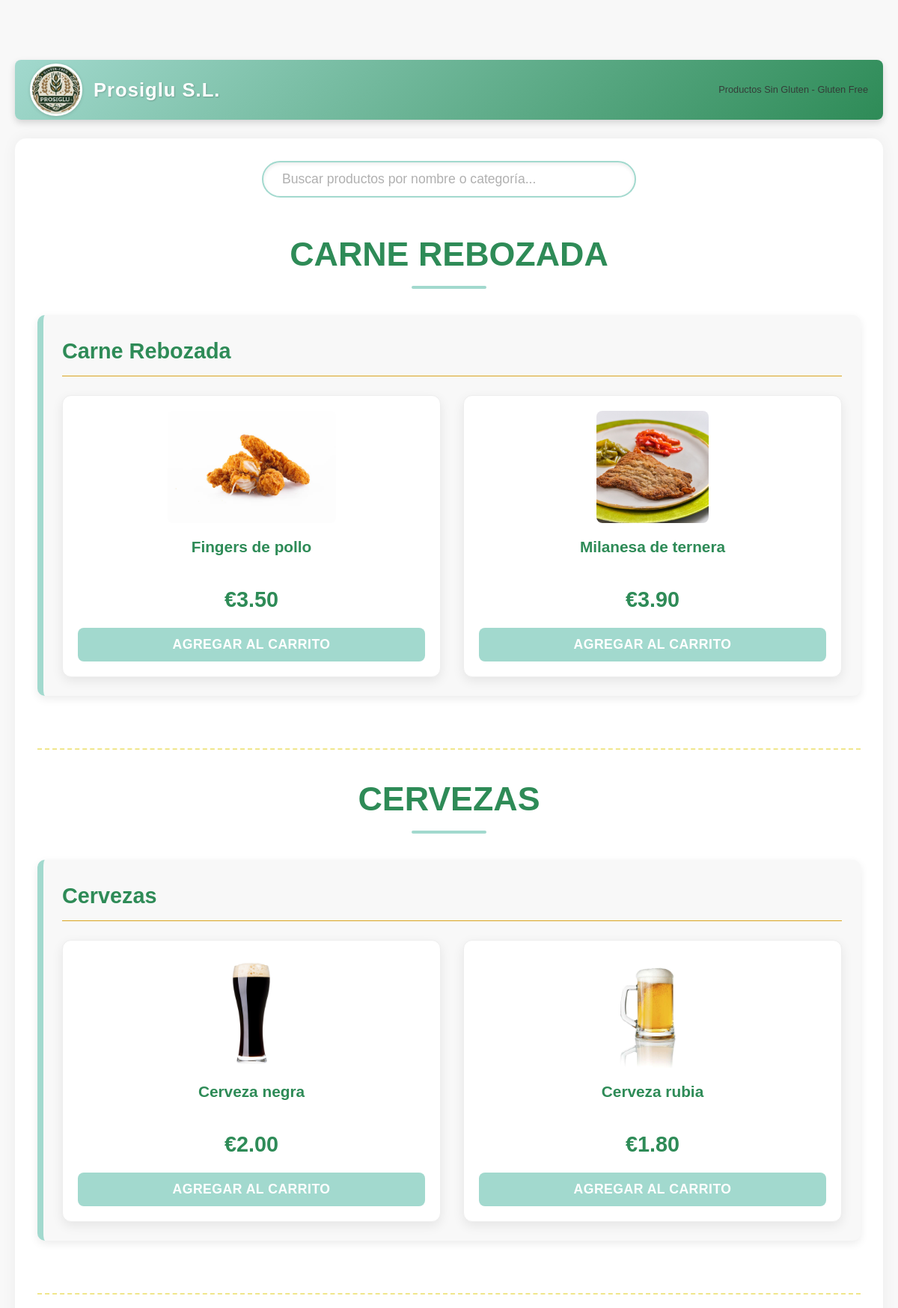
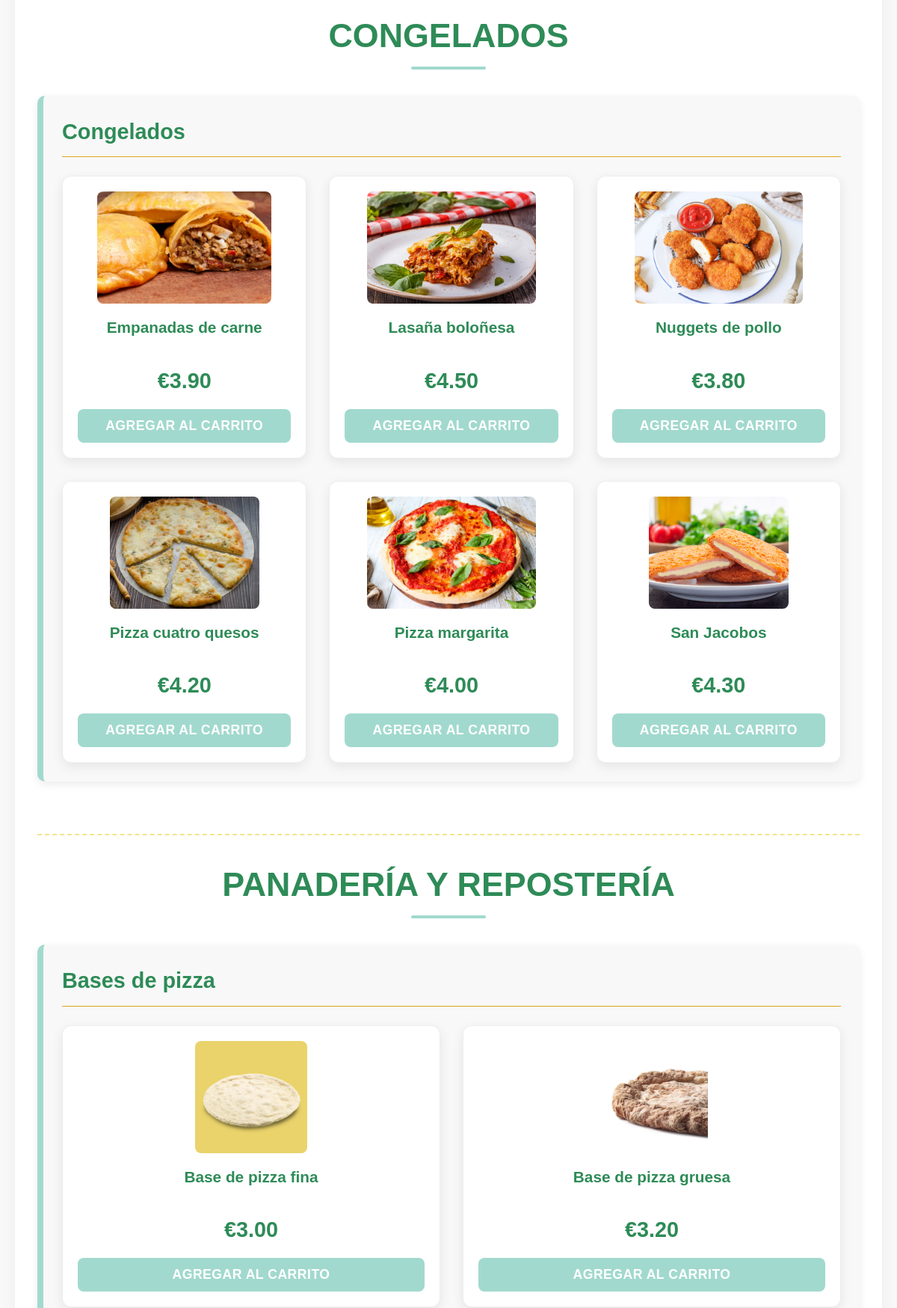
The page / (upper part) on the database its author committed (2 pictures, top to bottom).
### tables this page shows
CREATE TABLE `categorias` (
  `id` int(11) NOT NULL,
  `nombre` varchar(100) NOT NULL
);

CREATE TABLE `subcategorias` (
  `id` int(11) NOT NULL,
  `nombre` varchar(100) NOT NULL,
  `categoria_id` int(11) NOT NULL
);

CREATE TABLE `productos` (
  `gtin` varchar(20) NOT NULL,
  `nombre` varchar(100) NOT NULL,
  `descripcion` text DEFAULT NULL,
  `precio` decimal(6,2) NOT NULL,
  `imagen` varchar(255) DEFAULT NULL,
  `subcategoria_id` int(11) NOT NULL
);

### index.php (the view, shortened to what this page needs)
<!DOCTYPE html>
<html lang="es">
<head>
  <link rel="stylesheet" href="estilos.css" />
</head>
<body>
  <header>
    <img src="imagenes/logo.jpeg" alt="Logo Prosiglu" id="logo" />
    <h1>Prosiglu S.L.</h1>
    <p>Productos Sin Gluten - Gluten Free</p>
  </header>
  <main>
    <section id="buscador">
      <input type="text" id="input-busqueda" placeholder="Buscar productos por nombre o categoría..." />
    </section>
    <section id="catalogo">
    <div class="productos-por-categoria">
        <?php
        include 'includes/db.php';
        $sql_categorias = "SELECT id, nombre FROM categorias ORDER BY nombre ASC";
        $resultado_categorias = $conn->query($sql_categorias);
        if ($resultado_categorias->num_rows > 0) {
            while ($categoria = $resultado_categorias->fetch_assoc()) {
                echo '<div class="categoria-group">';
                echo '<h2>' . htmlspecialchars($categoria["nombre"]) . '</h2>';
                $sql_subcategorias = "SELECT id, nombre FROM subcategorias WHERE categoria_id = " . $categoria["id"] . " ORDER BY nombre ASC";
                $resultado_subcategorias = $conn->query($sql_subcategorias);
                if ($resultado_subcategorias->num_rows > 0) {
                    while ($subcategoria = $resultado_subcategorias->fetch_assoc()) {
                        echo '<div class="subcategoria-group">';
                        echo '<h3>' . htmlspecialchars($subcategoria["nombre"]) . '</h3>';
                        echo '<div class="productos-grid">';
                        $sql_productos = "SELECT gtin, nombre, precio, imagen FROM productos WHERE subcategoria_id = " . $subcategoria["id"] . " ORDER BY nombre ASC";
                        $resultado_productos = $conn->query($sql_productos);
                        if ($resultado_productos->num_rows > 0) {
                            while ($producto = $resultado_productos->fetch_assoc()) {
                                echo '<div class="producto" data-categoria="' . htmlspecialchars($categoria["nombre"]) . '" data-subcategoria="' . htmlspecialchars($subcategoria["nombre"]) . '" data-nombre="' . htmlspecialchars($producto["nombre"]) . '">';
                                echo '<img src="imagenes/' . htmlspecialchars($producto["imagen"]) . '" alt="' . htmlspecialchars($producto["nombre"]) . '" />';
                                echo '<h4>' . htmlspecialchars($producto["nombre"]) . '</h4>';
                                echo '<p class="precio">€' . number_format($producto["precio"], 2) . '</p>';
                                echo '<button>Agregar al carrito</button>';
                                echo '</div>';
                            }
                        } else {
                            echo '<p>No hay productos en esta subcategoría.</p>';
                        }
                        echo '</div>';
                        echo '</div>';
                    }
                } else {
                    echo '<p>No hay subcategorías en esta categoría.</p>';
                }
                echo '</div>';
            }
        } else {
            echo '<p>No se encontraron categorías.</p>';
        }
        ?>
    </div>
  </section>
  </main>
</body>
</html>

### estilos.css (style rules this page uses)
* { box-sizing: border-box; margin: 0; padding: 0; font-family: 'Poppins', sans-serif; color: #333; }
:root { --verde-pastel: #A2D9CE; --trigo-pastel: #F0E68C; --verde-oscuro: #2E8B57; --trigo-oscuro: #DAA520; --blanco: #FFFFFF; --gris-claro: #F8F8F8; --sombra-suave: rgba(0, 0, 0, 0.08); --sombra-media: rgba(0, 0, 0, 0.15); }
body { background-color: var(--gris-claro); color: var(--verde-oscuro); padding: 20px; line-height: 1.6; padding-top: 80px; }
header { text-align: center; margin-bottom: 20px; display: flex; flex-direction: row; justify-content: flex-start; align-items: center; gap: 15px; padding: 8px 20px; background: linear-gradient(135deg, var(--verde-pastel), var(--verde-oscuro)); color: var(--blanco); border-radius: 8px; box-shadow: 0 4px 10px var(--sombra-media); position: sticky; top: 0; z-index: 1000; height: 80px; }
#logo { width: 70px; height: 70px; object-fit: cover; border-radius: 50%; border: 3px solid var(--blanco); box-shadow: 0 1px 4px var(--sombra-media); transition: transform 0.3s ease; flex-shrink: 0; }
header h1 { color: var(--blanco); font-weight: 700; font-size: 1.6em; letter-spacing: 1px; text-shadow: 1px 1px 2px rgba(0,0,0,0.2); margin-right: auto; }
header p { font-size: 0.8em; opacity: 0.9; font-weight: 300; margin-left: 20px; text-align: right; }
main { max-width: 1200px; margin: 25px auto; padding: 30px; background-color: var(--blanco); border-radius: 15px; box-shadow: 0 0 20px rgba(0,0,0,0.05); }
#buscador { display: flex; justify-content: center; margin-bottom: 40px; }
#input-busqueda { padding: 12px 25px; width: 80%; max-width: 500px; border: 2px solid var(--verde-pastel); border-radius: 30px; font-size: 1.1em; box-shadow: inset 0 2px 5px var(--sombra-suave); outline: none; transition: all 0.3s ease; }
#input-busqueda::placeholder { color: #b0b0b0; }
#catalogo { display: flex; flex-direction: column; gap: 50px; }
.categoria-group { margin-bottom: 30px; padding-bottom: 30px; border-bottom: 2px dashed var(--trigo-pastel); }
.categoria-group h2 { font-size: 2.8em; color: var(--verde-oscuro); text-align: center; margin-bottom: 35px; position: relative; padding-bottom: 10px; font-weight: 600; text-transform: uppercase; }
.categoria-group h2::after { content: ''; position: absolute; left: 50%; bottom: 0; transform: translateX(-50%); width: 100px; height: 4px; background-color: var(--verde-pastel); border-radius: 3px; }
.subcategoria-group { margin-bottom: 40px; background-color: var(--gris-claro); padding: 25px; border-left: 8px solid var(--verde-pastel); border-radius: 10px; box-shadow: 0 4px 12px var(--sombra-suave); transition: transform 0.3s ease; }
.subcategoria-group h3 { font-size: 1.8em; color: var(--verde-oscuro); margin-bottom: 25px; border-bottom: 1px solid var(--trigo-oscuro); padding-bottom: 10px; font-weight: 600; }
.productos-grid { display: grid; grid-template-columns: repeat(auto-fit, minmax(240px, 1fr)); gap: 30px; justify-content: center; }
.producto { background-color: var(--blanco); border: 1px solid #eee; border-radius: 12px; padding: 20px; text-align: center; box-shadow: 0 5px 15px var(--sombra-suave); transition: transform 0.2s ease, box-shadow 0.2s ease; display: flex; flex-direction: column; justify-content: space-between; min-height: 300px; overflow: hidden; }
.producto img { max-width: 100%; height: 150px; object-fit: contain; margin: 0 auto 15px auto; border-radius: 8px; }
.producto h4 { font-size: 1.3em; color: var(--verde-oscuro); margin-bottom: 10px; min-height: 2.6em; font-weight: 600; }
.producto .precio { font-weight: bold; font-size: 1.8em; color: var(--verde-oscuro); margin-top: auto; margin-bottom: 15px; }
.producto button { background-color: var(--verde-pastel); color: var(--blanco); border: none; padding: 12px 20px; border-radius: 8px; cursor: pointer; font-size: 1.1em; transition: background-color 0.3s ease, transform 0.2s ease, box-shadow 0.2s ease; width: 100%; font-weight: 600; text-transform: uppercase; letter-spacing: 0.5px; }

### rows shown on the page
categorias: nombre "CARNE REBOZADA"
subcategorias: nombre "Carne Rebozada"
productos: imagen (picture), nombre "Fingers de pollo", precio "3.50"
productos: imagen (picture), nombre "Milanesa de ternera", precio "3.90"
categorias: nombre "CERVEZAS"
subcategorias: nombre "Cervezas"
productos: imagen (picture), nombre "Cerveza negra", precio "2.00"
productos: imagen (picture), nombre "Cerveza rubia", precio "1.80"
categorias: nombre "CONGELADOS"
subcategorias: nombre "Congelados"
productos: imagen (picture), nombre "Empanadas de carne", precio "3.90"
productos: imagen (picture), nombre "Lasaña boloñesa", precio "4.50"
productos: imagen (picture), nombre "Nuggets de pollo", precio "3.80"
productos: imagen (picture), nombre "Pizza cuatro quesos", precio "4.20"
productos: imagen (picture), nombre "Pizza margarita", precio "4.00"
productos: imagen (picture), nombre "San Jacobos", precio "4.30"
categorias: nombre "PANADERÍA Y REPOSTERÍA"
subcategorias: nombre "Bases de pizza"
productos: imagen (picture), nombre "Base de pizza fina", precio "3.00"
productos: imagen (picture), nombre "Base de pizza gruesa", precio "3.20"
